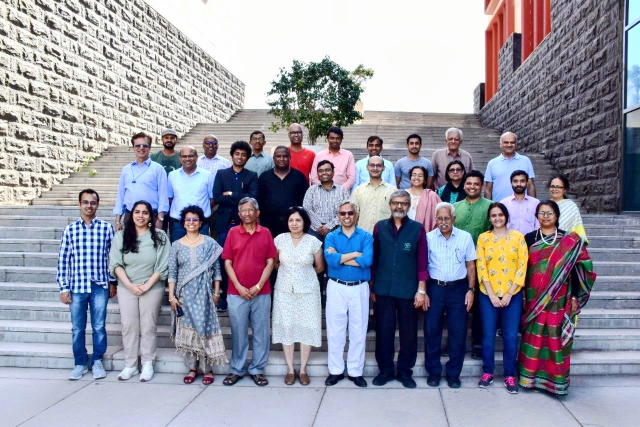
#> input picture Plaksha_Faculty.jpg, 1280 x 854 px, found by its file name (shown at 1/2 size)
$ jupyter execute 'Lab 5 Spring 2026.ipynb'
#> lines starting #> are read from the running program, lines starting #| are printed output that depends on the picture; after the words box and inside, x2 and y2 are one past the last pixel; in counts of white or black regions, pixels touching at a corner belong together
#### Instructions
###### Follow the instructions given in comments prefixed with ## and write your code below that.
###### Also fill the partial code in given blanks.
###### Don't make any changes to the rest part of the codes

### Answer the questions given at the end of this notebook within your report.

### You would need to submit your GitHub repository link. Refer to the PDF document for the instructions and details.

[cell 1]
import cv2
import numpy as np
import matplotlib.pyplot as plt
from sklearn.cluster import KMeans
from scipy.spatial import distance
from matplotlib.offsetbox import OffsetImage, AnnotationBbox

[cell 2]
## Reading the image plaksha_Faculty.jpg
img = cv2.imread('plaksha_Faculty.jpg')
#> img is the input picture: shape (854, 1280, 3); mean B, G, R 162.4, 149, 149.2

## Convert the image to grayscale
gray_img = cv2.cvtColor(img, cv2.COLOR_BGR2GRAY)
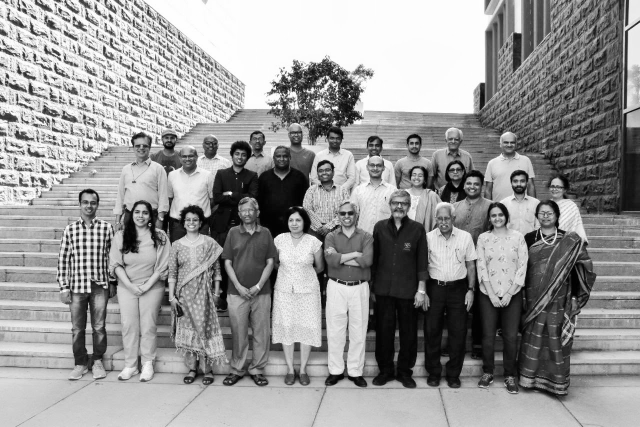
#> gray_img: shape (854, 1280) (shown at 1/2 size); min 0, max 255, mean 150.6

# Loading the required haar-cascade xml classifier file
# Note: Ensure the haarcascade_frontalface_default.xml file is in your directory
face_cascade = cv2.CascadeClassifier(cv2.data.haarcascades + 'haarcascade_frontalface_default.xml')

# Applying the face detection method on the grayscale image.
## Change the parameters for better detection of faces in your case.
faces_rect = face_cascade.detectMultiScale(gray_img, 1.05, 4, minSize=(25,25), maxSize=(50,50))
#> faces_rect = 30 rows, first 6: [322, 263, 33, 33], [654, 265, 31, 31], [500, 266, 30, 30], [892, 267, 31, 31], [409, 277, 28, 28], [812, 274, 34, 34]

# Define the text and font parameters
text = f"Total faces: {len(faces_rect)}" ## The text you want to write
#> text = 'Total faces: 30'
font = cv2.FONT_HERSHEY_SIMPLEX  ## Font type
font_scale = 0.6  ## Font scale factor
font_color = (0, 0, 255)  ## Text color in BGR format (here, it's red)
font_thickness = 2  ## Thickness of the text

# Iterating through rectangles of detected faces
for (x, y, w, h) in faces_rect:
    cv2.rectangle(img, (x, y), (x+w, y+h), (0, 0, 255), 2)
    # Use cv2.putText to add the text to the image
    cv2.putText(img, "Face", (x, y-10), font, font_scale, font_color, font_thickness)
#> this loop made 30 passes
#> (x, y, w, h) on passes 1 to 12: (322, 263, 33, 33), (654, 265, 31, 31), (500, 266, 30, 30), (892, 267, 31, 31), (409, 277, 28, 28), (812, 274, 34, 34), (464, 296, 33, 33), (632, 328, 34, 34), (819, 337, 33, 33), (570, 426, 39, 39), (576, 253, 32, 32), (1003, 273, 32, 32)
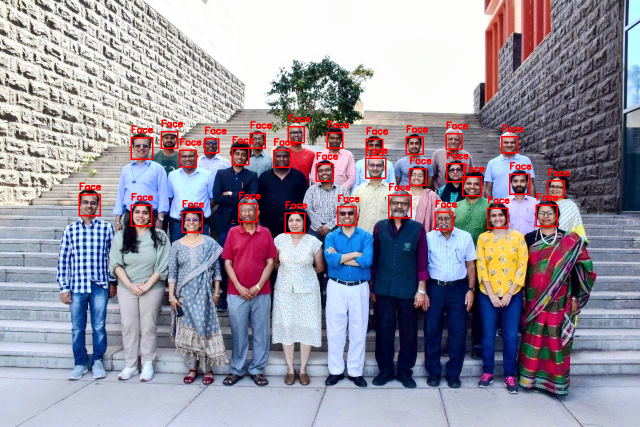
#> img: shape (854, 1280, 3) (shown at 1/2 size); 2.03% of pixels changed, all inside (x1, y1, x2, y2) = (157, 229, 1139, 467)

## Display the image and window title should be "Total number of face detected are #"
cv2.imshow(f"Total number of face detected are {len(faces_rect)}", img)
cv2.waitKey(0)
cv2.destroyAllWindows()

[cell 3]
from matplotlib.offsetbox import OffsetImage, AnnotationBbox

# Extract face region features (Hue and Saturation)
## call the img and convert it from BGR to HSV and store in img_hsv
img_hsv = cv2.cvtColor(cv2.imread('plaksha_Faculty.jpg'), cv2.COLOR_BGR2HSV)
#> img_hsv: shape (854, 1280, 3); mean H, S, V 87.2, 68.2, 171.7

hue_saturation = []
face_images = []  # To store detected face images

for (x, y, w, h) in faces_rect:
    face = img_hsv[y:y + h, x:x + w]
    hue = np.mean(face[:, :, 0])
    saturation = np.mean(face[:, :, 1])
    hue_saturation.append((hue, saturation))
    face_images.append(face)
#> this loop made 30 passes
#> (x, y, w, h, hue, saturation) on passes 1 to 12: (322, 263, 33, 33, 70.94, 84.14), (654, 265, 31, 31, 67.25, 105), (500, 266, 30, 30, 44.7, 83.87), (892, 267, 31, 31, 102, 68.51), (409, 277, 28, 28, 126.3, 81.17), (812, 274, 34, 34, 84.97, 86.06), (464, 296, 33, 33, 62.17, 117.1), (632, 328, 34, 34, 105.5, 87.36), (819, 337, 33, 33, 56.87, 91.38), (570, 426, 39, 39, 73.65, 104.7), (576, 253, 32, 32, 88.91, 61.17), (1003, 273, 32, 32, 66.38, 69.82)
#> after the loop, face_images = 30 items; hue_saturation = 30 pairs, first value 35.92 to 142.5, second value 52.26 to 117.4

hue_saturation = np.array(hue_saturation)

## Perform k-Means clustering on hue_saturation and store in kmeans
kmeans = KMeans(n_clusters=2, n_init=10, random_state=42).fit(hue_saturation)

# Create a figure and axis
fig, ax = plt.subplots(figsize=(12, 6))

# Plot the clustered faces with custom markers
for i, (x,y,w,h ) in enumerate(faces_rect):
    im = OffsetImage(cv2.cvtColor(cv2.resize(face_images[i], (20, 20)), cv2.COLOR_HSV2RGB))
    ab = AnnotationBbox(im, (hue_saturation[i, 0], hue_saturation[i, 1]), frameon=False, pad=0)
    ax.add_artist(ab)
    plt.plot(hue_saturation[i, 0], hue_saturation[i, 1])


## Put labels and title
plt.xlabel("Average Hue")
plt.ylabel("Average Saturation")
plt.title("K-Means Clustering of Faces based on Hue and Saturation")
plt.grid(True)
plt.show()
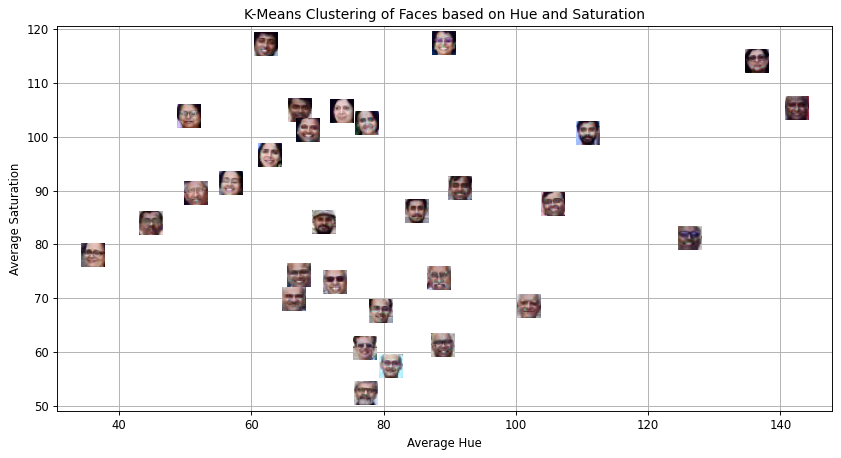
#> figure drawn by matplotlib, 1 panel

[cell 4]
# Create an empty list to store legend labels
legend_labels = []

# Create lists to store points for each cluster
cluster_0_points = []
cluster_1_points = []

# Your code for scatter plot goes here
fig, ax = plt.subplots(figsize=(12, 6))
for i, (x, y, w, h) in enumerate(faces_rect):
    if kmeans.labels_[i] == 0:
        cluster_0_points.append((hue_saturation[i, 0], hue_saturation[i, 1]))
    else:
        cluster_1_points.append((hue_saturation[i, 0], hue_saturation[i, 1]))
#> after the loop, cluster_0_points = 22 items, first 6: (70.94, 84.14), (67.25, 105), (44.7, 83.87), (84.97, 86.06), (62.17, 117.1), (56.87, 91.38); cluster_1_points = [(102, 68.51), (126.3, 81.17), (105.5, 87.36), (91.53, 90.38), (142.5, 105.2), (136.4, 114.1), (89.01, 117.4), (110.8, 100.7)]

cluster_0_points = np.array(cluster_0_points)
#> cluster_0_points = 22 rows, first 8: [70.94, 84.14], [67.25, 105], [44.7, 83.87], [84.97, 86.06], [62.17, 117.1], [56.87, 91.38], [73.65, 104.7], [88.91, 61.17]
# Plot points for cluster 0 in green
plt.scatter(cluster_0_points[:, 0], cluster_0_points[:, 1], c='green', label='Cluster 0')

cluster_1_points = np.array(cluster_1_points)
#> cluster_1_points = [[102, 68.51], [126.3, 81.17], [105.5, 87.36], [91.53, 90.38], [142.5, 105.2], [136.4, 114.1], [89.01, 117.4], [110.8, 100.7]]
# Plot points for cluster 1 in blue
plt.scatter(cluster_1_points[:, 0], cluster_1_points[:, 1], c='blue', label='Cluster 1')

# Calculate and plot centroids
centroid_0 = kmeans.cluster_centers_[0]
#> centroid_0 = [68.43, 83.33]
centroid_1 = kmeans.cluster_centers_[1]
#> centroid_1 = [113, 95.6]

# Plot both the centroid for cluster 0 and cluster 1
plt.scatter(centroid_0[0], centroid_0[1], c='red', marker='X', s=200, label='Centroid 0')
plt.scatter(centroid_1[0], centroid_1[1], c='orange', marker='X', s=200, label='Centroid 1')

plt.xlabel("Hue")
plt.ylabel("Saturation")
plt.title("Cluster Visualization with Centroids")
plt.legend()
plt.grid(True)
plt.show()
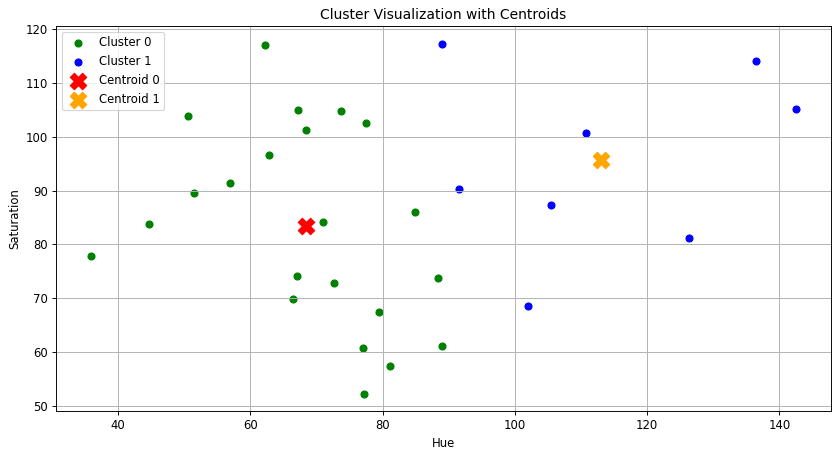
#> figure drawn by matplotlib, 1 panel

[cell 5]
## Read the class of the template image 'Dr_Shashi_Tharoor.jpg' using cv2 and store it in template_img
template_img = cv2.imread('Dr_Shashi_Tharoor.jpg')
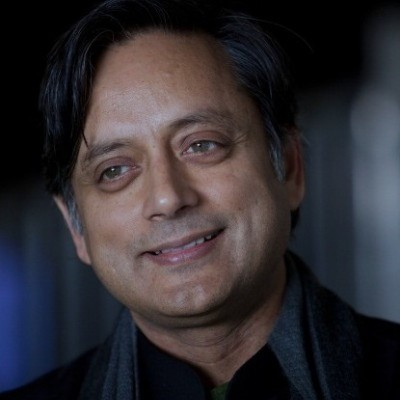
#> input picture Dr_Shashi_Tharoor.jpg, 400 x 400 px
#> template_img is the input picture: shape (400, 400, 3); mean B, G, R 49.8, 45.4, 49.1

# Detect face in the template image after converting it to gray and store it in template_faces
template_gray = cv2.cvtColor(template_img, cv2.COLOR_BGR2GRAY)
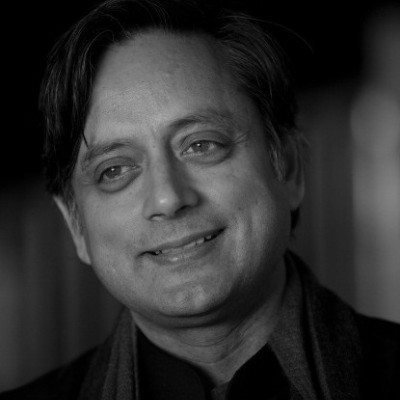
#> template_gray: shape (400, 400); min 0, max 188, mean 47
template_faces = face_cascade.detectMultiScale(template_gray, 1.1, 4)
#> template_faces = [[43, 60, 252, 252]]

# Draw rectangles around the detected faces
for (x, y, w, h) in template_faces:
    cv2.rectangle(template_img, (x, y), (x + w, y + h), (0, 255, 0), 3)
#> this loop made 1 pass
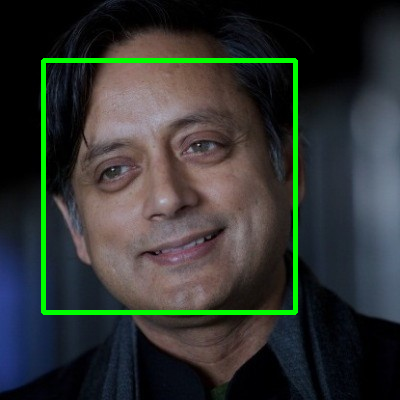
#> template_img: shape (400, 400, 3); 3.14% of pixels changed, all inside (x1, y1, x2, y2) = (41, 58, 298, 315)

cv2.imshow("Template Face Detection", template_img)
cv2.waitKey(0)
cv2.destroyAllWindows()

[cell 6]
# Convert the template image to HSV color space and store it in template_hsv
template_hsv = cv2.cvtColor(cv2.imread('Dr_Shashi_Tharoor.jpg'), cv2.COLOR_BGR2HSV)
#> template_hsv: shape (400, 400, 3); mean H, S, V 66.8, 85.4, 57.9

# Extract hue and saturation features from the template image (assuming first detected face)
tx, ty, tw, th = template_faces[0]
#> tx = 43; ty = 60; tw = 252; th = 252
template_face_roi = template_hsv[ty:ty+th, tx:tx+tw]
#> template_face_roi: shape (252, 252, 3); mean H, S, V 53.4, 70.1, 85.7
template_hue = np.mean(template_face_roi[:, :, 0])
#> template_hue = 53.39
template_saturation = np.mean(template_face_roi[:, :, 1])
#> template_saturation = 70.09

# Predict the cluster label for the template image and store it in template_label
template_label = kmeans.predict([[template_hue, template_saturation]])[0]
#> template_label = 0

# Create a figure and axis for visualization
fig, ax = plt.subplots(figsize=(12, 6))

# Plot the clustered faces with custom markers
for i, (x, y, w, h) in enumerate(faces_rect):
    color = 'red' if kmeans.labels_[i] == 0 else 'blue'
    im = OffsetImage(cv2.cvtColor(cv2.resize(face_images[i], (20, 20)), cv2.COLOR_HSV2RGB))
    ab = AnnotationBbox(im, (hue_saturation[i, 0], hue_saturation[i, 1]), frameon=False, pad=0)
    ax.add_artist(ab)
    plt.plot(hue_saturation[i, 0], hue_saturation[i, 1], 'o', markersize=5, color=color)
#> this loop made 30 passes

# Plot the template image in the respective cluster
im_template = OffsetImage(cv2.cvtColor(cv2.resize(cv2.imread('Dr_Shashi_Tharoor.jpg'), (30, 30)), cv2.COLOR_BGR2RGB))
ab_template = AnnotationBbox(im_template, (template_hue, template_saturation), frameon=True, pad=0.2)
ax.add_artist(ab_template)

plt.xlabel("Hue")
plt.ylabel("Saturation")
plt.title(f"Template Image Classification (Predicted Cluster: {template_label})")
plt.grid(True)
plt.show()
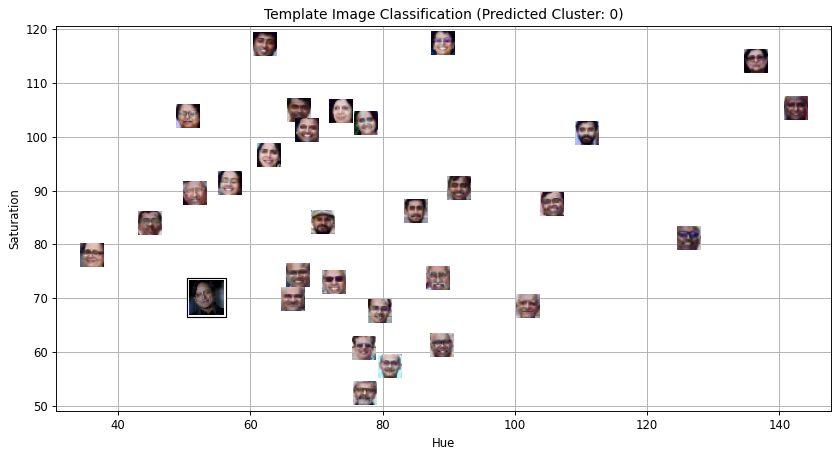
#> figure drawn by matplotlib, 1 panel

[cell 7]
# Final visualization with centroids and template point
fig, ax = plt.subplots(figsize=(12, 6))

# Plot points for cluster 0 in green
plt.scatter(cluster_0_points[:, 0], cluster_0_points[:, 1], c='green', label='Cluster 0')

# Plot points for cluster 1 in blue
plt.scatter(cluster_1_points[:, 0], cluster_1_points[:, 1], c='blue', label='Cluster 1')

# Calculate and plot centroids for both the clusters
plt.scatter(centroid_0[0], centroid_0[1], marker='X', s=200, c='red', label='Centroid 0')
plt.scatter(centroid_1[0], centroid_1[1], marker='X', s=200, c='black', label='Centroid 1')

# Plot the template image location
plt.plot(template_hue, template_saturation, marker='o', c='violet', markersize=10, label=f'Template (Class {template_label})')

plt.xlabel("Hue")
plt.ylabel("Saturation")
plt.title("Final Cluster Distribution with Template Location")
plt.legend()
plt.grid(True)
plt.show()
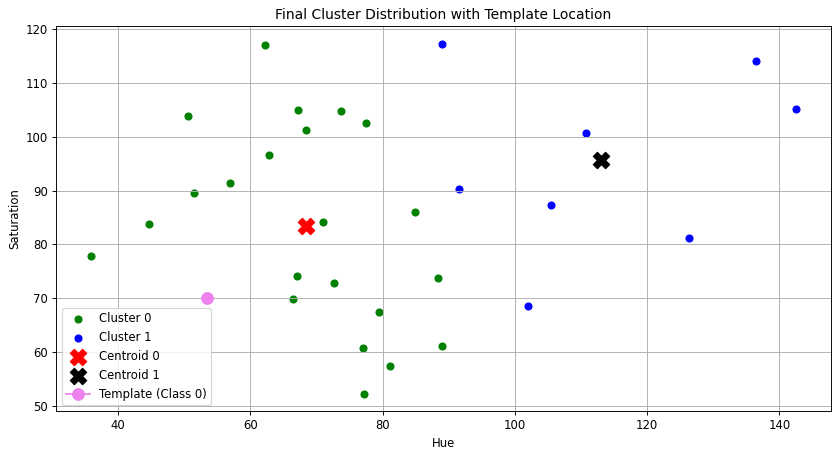
#> figure drawn by matplotlib, 1 panel
